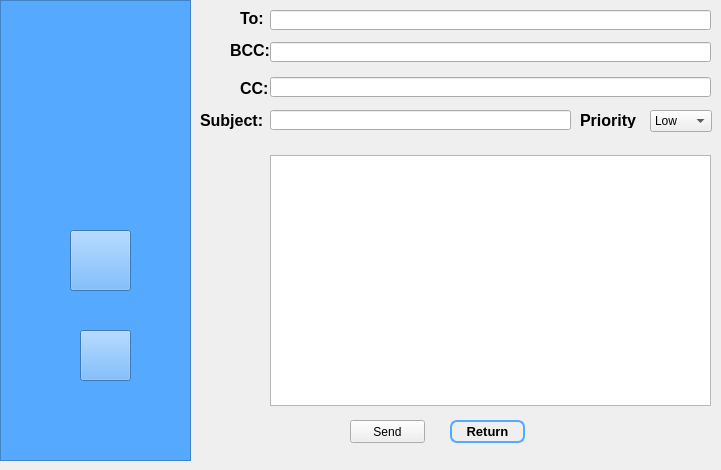
   <widget class="QWidget" name="page_5">
    <widget class="QLabel" name="label_14">
     <property name="geometry">
      <rect>
       <x>240</x>
       <y>10</y>
       <width>47</width>
       <height>16</height>
      </rect>
     </property>
     <property name="font">
      <font>
       <pointsize>12</pointsize>
       <weight>75</weight>
       <bold>true</bold>
      </font>
     </property>
     <property name="text">
      <string>To:</string>
     </property>
    </widget>
    <widget class="QLabel" name="label_15">
     <property name="geometry">
      <rect>
       <x>230</x>
       <y>42</y>
       <width>47</width>
       <height>16</height>
      </rect>
     </property>
     <property name="font">
      <font>
       <pointsize>12</pointsize>
       <weight>75</weight>
       <bold>true</bold>
      </font>
     </property>
     <property name="text">
      <string>BCC:</string>
     </property>
    </widget>
    <widget class="QLabel" name="label_16">
     <property name="geometry">
      <rect>
       <x>240</x>
       <y>80</y>
       <width>47</width>
       <height>16</height>
      </rect>
     </property>
     <property name="font">
      <font>
       <pointsize>12</pointsize>
       <weight>75</weight>
       <bold>true</bold>
      </font>
     </property>
     <property name="text">
      <string>CC:</string>
     </property>
    </widget>
    <widget class="QLabel" name="label_17">
     <property name="geometry">
      <rect>
       <x>200</x>
       <y>110</y>
       <width>71</width>
       <height>21</height>
      </rect>
     </property>
     <property name="font">
      <font>
       <pointsize>12</pointsize>
       <weight>75</weight>
       <bold>true</bold>
      </font>
     </property>
     <property name="text">
      <string>Subject:</string>
     </property>
    </widget>
    <widget class="QLineEdit" name="lineEdit_Email">
     <property name="geometry">
      <rect>
       <x>270</x>
       <y>10</y>
       <width>441</width>
       <height>20</height>
      </rect>
     </property>
    </widget>
    <widget class="QLineEdit" name="lineEdit_2">
     <property name="geometry">
      <rect>
       <x>270</x>
       <y>42</y>
       <width>441</width>
       <height>20</height>
      </rect>
     </property>
    </widget>
    <widget class="QLineEdit" name="lineEdit_3">
     <property name="geometry">
      <rect>
       <x>270</x>
       <y>77</y>
       <width>441</width>
       <height>20</height>
      </rect>
     </property>
    </widget>
    <widget class="QLineEdit" name="lineEdit_Subject">
     <property name="geometry">
      <rect>
       <x>270</x>
       <y>110</y>
       <width>301</width>
       <height>20</height>
      </rect>
     </property>
    </widget>
    <widget class="QLabel" name="label_18">
     <property name="geometry">
      <rect>
       <x>580</x>
       <y>112</y>
       <width>61</width>
       <height>16</height>
      </rect>
     </property>
     <property name="font">
      <font>
       <pointsize>12</pointsize>
       <weight>75</weight>
       <bold>true</bold>
      </font>
     </property>
     <property name="text">
      <string>Priority</string>
     </property>
    </widget>
    <widget class="QComboBox" name="comboBox">
     <property name="geometry">
      <rect>
       <x>650</x>
       <y>110</y>
       <width>62</width>
       <height>22</height>
      </rect>
     </property>
     <item>
      <property name="text">
       <string>Low</string>
      </property>
     </item>
     <item>
      <property name="text">
       <string>Normal</string>
      </property>
     </item>
     <item>
      <property name="text">
       <string>High</string>
      </property>
     </item>
    </widget>
    <widget class="QPlainTextEdit" name="plainTextEdit">
     <property name="geometry">
      <rect>
       <x>270</x>
       <y>155</y>
       <width>441</width>
       <height>251</height>
      </rect>
     </property>
    </widget>
    <widget class="QPushButton" name="pushButton_return2">
     <property name="geometry">
      <rect>
       <x>450</x>
       <y>420</y>
       <width>75</width>
       <height>23</height>
      </rect>
     </property>
     <property name="font">
      <font>
       <family>Arial</family>
       <pointsize>10</pointsize>
       <weight>75</weight>
       <bold>true</bold>
      </font>
     </property>
     <property name="styleSheet">
      <string notr="true">#pushButton_return2
{
background-color: transparent;
border-width: 2px;
border-color: rgb(85,170,255);
border-style: solid;
border-radius: 7;
padding: 3px;
padding-left: 5px;
padding-right: 5px;
}

#pushButton_return2:hover
{
background:rgb(85,170,255);
}</string>
     </property>
     <property name="text">
      <string>Return</string>
     </property>
    </widget>
    <widget class="QFrame" name="frame_8">
     <property name="geometry">
      <rect>
       <x>0</x>
       <y>0</y>
       <width>191</width>
       <height>461</height>
      </rect>
     </property>
     <property name="styleSheet">
      <string notr="true">background:rgb(85,170,255);</string>
     </property>
     <property name="frameShape">
      <enum>QFrame::StyledPanel</enum>
     </property>
     <property name="frameShadow">
      <enum>QFrame::Raised</enum>
     </property>
     <widget class="QLabel" name="labelLogo3">
      <property name="geometry">
       <rect>
        <x>10</x>
        <y>30</y>
        <width>171</width>
        <height>171</height>
       </rect>
      </property>
      <property name="styleSheet">
       <string notr="true">border-image:url(://img/floralloLogo.png);</string>
      </property>
      <property name="text">
       <string/>
      </property>
     </widget>
     <widget class="QPushButton" name="profile_3">
      <property name="geometry">
       <rect>
        <x>70</x>
        <y>230</y>
        <width>61</width>
        <height>61</height>
       </rect>
      </property>
      <property name="styleSheet">
       <string notr="true">#profile_3
{
   border-image:url(://img/profileIcon.png);
}

#profile_3:hover
{
  border-image:url(://img/profileIconHover.png);
}</string>
      </property>
      <property name="text">
       <string/>
      </property>
     </widget>
     <widget class="QPushButton" name="signOut_3">
      <property name="geometry">
       <rect>
        <x>80</x>
        <y>330</y>
        <width>51</width>
        <height>51</height>
       </rect>
      </property>
      <property name="styleSheet">
       <string notr="true">#signOut_3
{
   border-image:url(://img/signOut.png);
}

#signOut_3:hover
{
  border-image:url(://img/signOutHover.png);
}</string>
      </property>
      <property name="text">
       <string/>
      </property>
     </widget>
    </widget>
    <widget class="QPushButton" name="pushButton">
     <property name="geometry">
      <rect>
       <x>350</x>
       <y>420</y>
       <width>75</width>
       <height>23</height>
      </rect>
     </property>
     <property name="styleSheet">
      <string notr="true">#sendmail
{
background-color: transparent;
border-width: 2px;
border-color: rgb(85,170,255);
border-style: solid;
border-radius: 7;
padding: 3px;
padding-left: 5px;
padding-right: 5px;
}

#sendmail:hover
{
background:rgb(85,170,255);
}</string>
     </property>
     <property name="text">
      <string>Send</string>
     </property>
    </widget>
   </widget>
